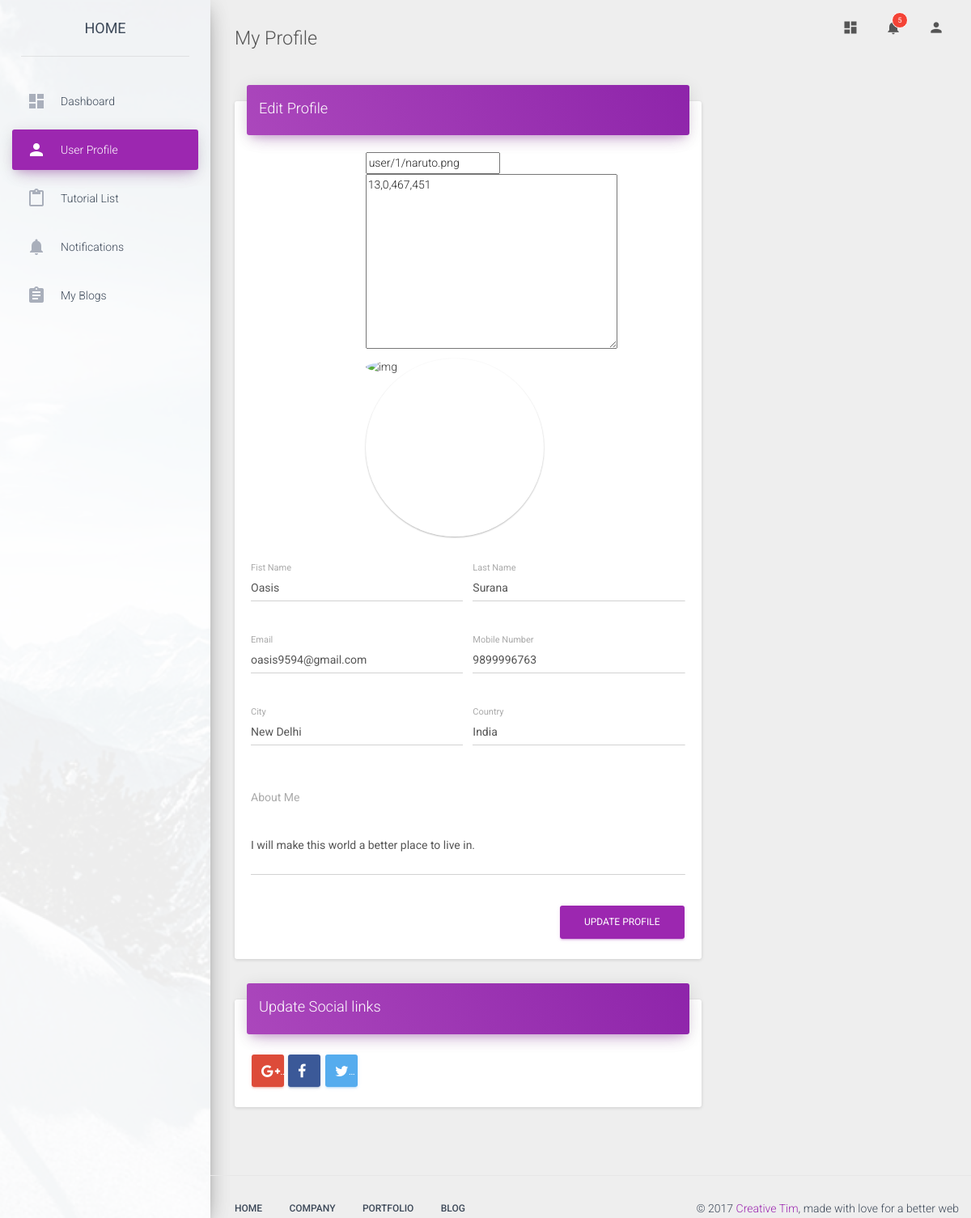
The page /user/ (signed in) on the database its author committed.
### User/models.py (models this page shows, shortened)
class Profile(models.Model):
    user = models.OneToOneField(User, on_delete=models.CASCADE)
    profile_image = models.ImageField(upload_to=get_image_path, blank=True, null=True)
    cropping = ImageRatioField('profile_image', '700x700', size_warning=True)
    bio = models.TextField(max_length=500, blank=True, null=True)
    birth_date = models.DateField(null=True, blank=True)
    email_confirmed = models.BooleanField(default=False)
    contribution = models.IntegerField(default=0)
    organization = models.CharField(max_length=200, null=True, blank=True)
    facebook_url = models.URLField(max_length=200, null=True, blank=True)
    city = models.CharField(max_length=200, null=True, blank=True)
    country = models.CharField(max_length=200, null=True, blank=True)
    googleplus = models.URLField(max_length=200, null=True, blank=True)
    mobile = models.BigIntegerField(null = True, blank = True)
    relationships = models.ManyToManyField('self', through='Relationship', symmetrical=False,
    	related_name='related_to')

### User/views.py (the view)
# urls.py: url(r'^user/$', views.profile, name='user'),
@login_required(login_url="login/")
def profile(request):
	if request.method == 'POST':
		user_form = UserForm(request.POST, instance=request.user)
		profile_form = ProfileForm(request.POST, request.FILES, instance=request.user.profile)
		if user_form.is_valid():
			user_form.save()
			if profile_form.is_valid():
				profile_form.save()
				return redirect('user')
	else:
		user_form = UserForm(instance=request.user)
		profile_form = ProfileForm(instance=request.user.profile)
	return render(request,"user.html", {
        'user_form': user_form,
        'profile_form': profile_form
    })

### User/forms.py
class UserForm(forms.ModelForm):
	first_name = forms.CharField(required=False, label="First Name", max_length=30,
		widget=forms.TextInput(attrs={'class': 'form-control', 'name': 'first_name'}))
	last_name = forms.CharField(required=False, label="Last Name", max_length=30,
		widget=forms.TextInput(attrs={'class': 'form-control', 'name': 'last_name'}))
	email = forms.EmailField(max_length=254,
		widget=forms.EmailInput(attrs={'class': 'form-control', 'name': 'email'}))
	class Meta:
		model = User
		fields = ('first_name', 'last_name', 'email')

class ProfileForm(forms.ModelForm):
	profile_image = forms.ImageField(required=False,
		widget=ImageCropWidget(attrs={'id':'fileUpload', 'onChange':'readURL(this);'}))
	mobile=forms.IntegerField(required=False, label="Mobile Number",
		widget=forms.NumberInput(attrs={'class': 'form-control', 'name': 'mobile'}))
	city = forms.CharField(required=False, label="City", max_length=30,
		widget=forms.TextInput(attrs={'class': 'form-control', 'name': 'city'}))
	country = forms.CharField(required=False, label="Country", max_length=30,
		widget=forms.TextInput(attrs={'class': 'form-control', 'name': 'country'}))
	bio = forms.CharField(required=False, label="About Me", max_length=500,
		widget=forms.Textarea(attrs={'class': 'form-control', 'name': 'bio', 'rows': '2'}))
	class Meta:
		model = Profile
		fields = ('profile_image','cropping', 'mobile', 'city', 'country', 'bio')

### Templates/user.html (shortened to what this page needs)
<!doctype html>
{% load cropping %}
<html lang="en">
<head>
	<link href="../static/bootstrap/css/bootstrap.min.css" rel="stylesheet" />
	<link href="../static/ihover/css/ihover.min.css" rel="stylesheet" />
	<link href="../static/material-dashboard/css/material-dashboard.css" rel="stylesheet"/>
	<link href="../static/material-dashboard/css/dashboard.css" rel="stylesheet" />
	<link href="../static/font-awesome/css/font-awesome.min.css" rel="stylesheet">
</head>
<body>
	<div class="wrapper">
		<div class="sidebar" data-color="purple" data-image="../static/material-dashboard/img/sidebar-1.jpg">
			<div class="logo">
				<a href="#" class="simple-text">
					Home
				</a>
			</div>
			<div class="sidebar-wrapper">
				<ul class="nav">
					<li>
						<a href="{% url 'dashboard'%}">
							<i class="material-icons">dashboard</i>
							<p>Dashboard</p>
						</a>
					</li>
					<li class="active">
						<a href="{% url 'user'%}">
							<i class="material-icons">person</i>
							<p>User Profile</p>
						</a>
					</li>
					<li>
						<a href="tutorial.html">
							<i class="material-icons">content_paste</i>
							<p>Tutorial List</p>
						</a>
					</li>
					<li>
						<a href="{% url 'notifications'%}">
							<i class="material-icons text-gray">notifications</i>
							<p>Notifications</p>
						</a>
					</li>
					<li>
						<a href="{% url 'myblogs'%}">
							<i class="material-icons">assignment</i>
							<p>My Blogs</p>
						</a>
					</li>
				</ul>
			</div>
		</div>
		<div class="main-panel">
			<nav class="navbar navbar-transparent navbar-absolute">
				<div class="container-fluid">
					<div class="navbar-header">
						<a  class="navbar-brand" href="#"><h4>My Profile</h4></a>
					</div>
					<div class="collapse navbar-collapse">
						<ul class="nav navbar-nav navbar-right">
							<li>
								<a href="#pablo" class="dropdown-toggle" data-toggle="dropdown">
									<i class="material-icons">dashboard</i>
								</a>
							</li>
							<li class="dropdown">
								<a href="#" class="dropdown-toggle" data-toggle="dropdown">
									<i class="material-icons">notifications</i>
									<span class="notification">5</span>
								</a>
							</li>
							<li>
								<a href="#pablo" class="dropdown-toggle" data-toggle="dropdown">
									<i class="material-icons">person</i>
								</a>
							</li>
						</ul>
					</div>
				</div>
			</nav>
			<div class="content">
				<div class="container-fluid">
					<div class="row">
						<div class="col-sm-8">
							<div class="card">
								<div class="card-header" data-background-color="purple">
									<h4 class="title">Edit Profile</h4>
								</div>
								<div class="card-content">
									<form method="post" enctype="multipart/form-data">
										<div class="row">
											<div class="col-sm-2 col-sm-offset-3 col-xs-6 col-xs-offset-1">
												{{profile_form.profile_image}}
												{{profile_form.cropping}}
												<div class="row" >
													<div class="col-xs-12" id="image-holder">
														<div class="ih-item circle effect19"><a href="#">
															<div class="img"><img id="my-image" class="img-responsive" src="{% cropped_thumbnail user.profile "cropping" %}" alt="img"></div>
															</a></div>
														</div>
													</div>
												</div>
											</div>
											<div class="row">
												<div class="col-md-6">
													<div class="form-group label-floating">
														<div class="control-group">
															<label class="control-label">Fist Name</label>
							                                <div class="controls">{{ user_form.first_name }}
							                                </div>
						                            	</div>
													</div>
												</div>
												<div class="col-md-6">
													<div class="form-group label-floating">
														<div class="control-group">
															<label class="control-label">Last Name</label>
							                                <div class="controls">{{ user_form.last_name }}
							                                </div>
						                            	</div>
													</div>
												</div>
											</div>
											<div class="row">
												<div class="col-md-6">
													<div class="form-group label-floating">
														<div class="control-group">
															<label class="control-label">{{user_form.email.label}}</label>
							                                <div class="controls">{{ user_form.email }}
							                                </div>
						                            	</div>
													</div>
												</div>
												<div class="col-md-6">
													<div class="form-group label-floating">
														<div class="control-group">
															<label class="control-label">{{profile_form.mobile.label}}</label>
							                                <div class="controls">{{ profile_form.mobile }}
							                                </div>
						                            	</div>
													</div>
												</div>
											</div>
											<div class="row">
												<div class="col-md-6">
													<div class="form-group label-floating">
														<div class="control-group">
															<label class="control-label">{{profile_form.city.label}}</label>
							                                <div class="controls">{{ profile_form.city }}
							                                </div>
						                            	</div>
													</div>
												</div>
												<div class="col-md-6">
													<div class="form-group label-floating">
														<div class="control-group">
															<label class="control-label">{{profile_form.country.label}}</label>
							                                <div class="controls">{{ profile_form.country }}
							                                </div>
						                            	</div>
													</div>
												</div>
											</div>
											<div class="row">
												<div class="col-md-12">
													<div class="form-group">
														<label>About Me</label>
														<div class="form-group label-floating">
															{{ profile_form.bio }}
														</div>
													</div>
												</div>
											</div>
											<button type="submit" class="btn btn-primary pull-right">Update Profile</button>
											<div class="clearfix"></div>
										</form>
									</div>
								</div>
								<div class="card">
									<div class="card-header" data-background-color="purple">
										<h4 class="title">Update Social links</h4>
									</div>
									<div class="card-content">
										<a class="btn btn-social-icon btn-google" href="http://google.com/+"><i class="fa fa-google-plus"></i></a>
										<a class="btn btn-social-icon btn-facebook" href="http://www.facebook.com/profile.php?id="><i class="fa fa-facebook"></i></a>
										<a class="btn btn-social-icon btn-twitter" href="http://twitter.com/"><i class="fa fa-twitter"></i></a>
									</div>
								</div>
							</div>
						</div>
					</div>
				</div>
				<footer class="footer">
					<div class="container-fluid">
						<nav class="pull-left">
							<ul>
								<li>
									<a href="#">
										Home
									</a>
								</li>
								<li>
									<a href="#">
										Company
									</a>
								</li>
								<li>
									<a href="#">
										Portfolio
									</a>
								</li>
								<li>
									<a href="#">
										Blog
									</a>
								</li>
							</ul>
						</nav>
						<p class="copyright pull-right">
							&copy; <script>document.write(new Date().getFullYear())</script> <a href="http://www.creative-tim.com">Creative Tim</a>, made with love for a better web
						</p>
					</div>
				</footer>
			</div>
		</div>
	</body>
	</html>

### static/material-dashboard/css/dashboard.css (style rules this page uses)
#my-image { max-height: 300px; }

### rows shown on the page
Profile: profile_image "user/1/naruto.png", cropping "13,0,467,451", mobile "9899996763", city "New Delhi", country "India", bio "I will make this world a better place to live in."

### other values the page prints
{{ user_form.email.label }} "Email"
{{ profile_form.mobile.label }} "Mobile Number"
{{ profile_form.city.label }} "City"
{{ profile_form.country.label }} "Country"
